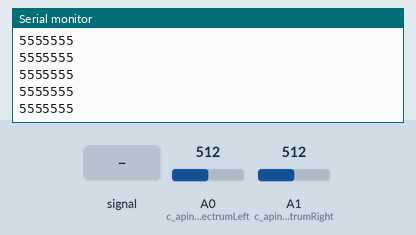
This sketch was run on a simulated Arduino Uno, built with avr-gcc and run on an emulated ATmega328P. On the bench: the last lines printed to the serial monitor. The inputs (shaded band) are chosen by the test bench; at power-on: A0 (c_apinSpectrumLeft) = 512, A1 (c_apinSpectrumRight) = 512.

Above: at 1.2 s.
1.3 s: A0 (c_apinSpectrumLeft) fed a 200 Hz sine of ±81 counts around its level
At 2.1 s:
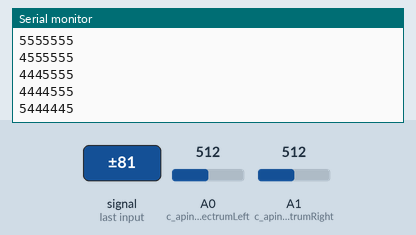
2.8 s: A0 (c_apinSpectrumLeft) set to 490
At 3.3 s:
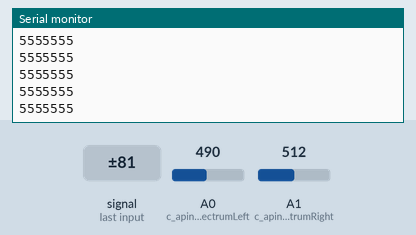
4.3 s: A1 (c_apinSpectrumRight) set to 490
At 5.1 s:
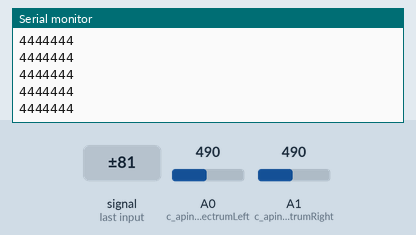
5.8 s: A0 (c_apinSpectrumLeft) set to 306
At 6.8 s:
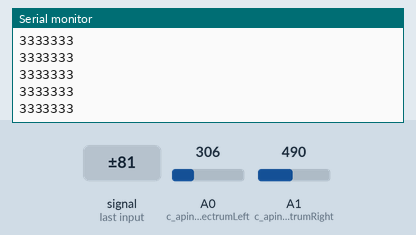
7.3 s: A1 (c_apinSpectrumRight) set to 510
At 8.3 s:
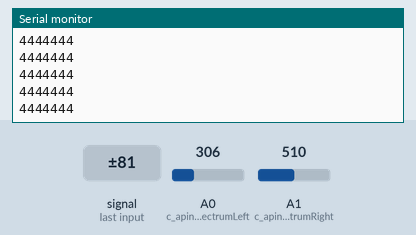
Timing chart, 0 to 9.8 s (numbered marks = the images above; inputs shaded):
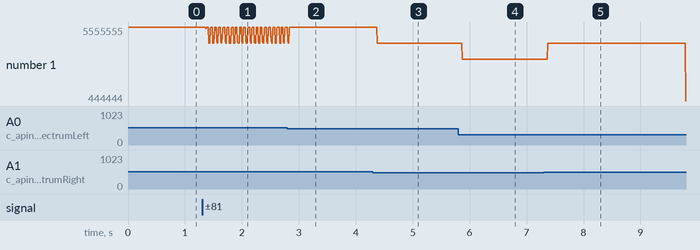

Measured:
- after the input at 1.3 s, the serial monitor: prints a new line after 0.07 s (image 1)
- after the input at 4.3 s, the serial monitor: prints a new line after 0.07 s (image 3)
- after the input at 5.8 s, the serial monitor: prints a new line after 0.07 s (image 4)
- plotted number 1: 5555555 → 5555554 after the input at 1.3 s, 5555555 → 4444444 after the input at 4.3 s, 4444444 → 3333333 after the input at 5.8 s, 3333333 → 444444 after the input at 7.3 s

The sketch:

lights.pde
```cpp
// Main Sustainable Lights Arduino entry point

#include "WProgram.h"
#include "spectrum.h"

void setup()
{
    SetupSpectrum();
    Serial.begin(9600);
}

void loop()
{
    char szBuffer[c_cBands + 1] = {};
    int rgValues[c_cBands] = {};
    SampleSpectrum();

    for(byte iBand = 0; iBand < c_cBands; iBand++)
    {
        rgValues[iBand] = ReadBand(iBand);
    }

    sprintf(szBuffer, "%d%d%d%d%d%d%d",
            rgValues[0],
            rgValues[1],
            rgValues[2],
            rgValues[3],
            rgValues[4],
            rgValues[5],
            rgValues[6]);

    Serial.println(szBuffer);
}
```

spectrum.cpp
```cpp
// Utilities for interacting with a spectrum shield

#include "WProgram.h"
#include "spectrum.h"

const byte c_pinSpectrumStrobe = 4;
const byte c_pinSpectrumReset = 5;
const byte c_apinSpectrumLeft = 0;
const byte c_apinSpectrumRight = 1;

int rgSpectrum[c_cBands];

void SetupSpectrum()
{
    // Set the pin modes
    pinMode(c_pinSpectrumStrobe, OUTPUT);
    pinMode(c_pinSpectrumStrobe, OUTPUT);

    // Initialize the spectrum analyzer
    digitalWrite(c_pinSpectrumStrobe, LOW);
    delay(1);
    digitalWrite(c_pinSpectrumReset, HIGH);
    delay(1);
    digitalWrite(c_pinSpectrumStrobe, HIGH);
    delay(1);
    digitalWrite(c_pinSpectrumStrobe, LOW);
    delay(1);
    digitalWrite(c_pinSpectrumReset, LOW);
    delay(5);
}

void SampleSpectrum()
{
    for(byte iBand = 0; iBand < c_cBands; iBand++)
    {
        int bandValue = 0;
        // Read both the left and right channel twice and take the average

        bandValue = analogRead(c_apinSpectrumLeft);
        bandValue += analogRead(c_apinSpectrumRight);
        bandValue += analogRead(c_apinSpectrumLeft);
        bandValue += analogRead(c_apinSpectrumRight);

        bandValue = bandValue >> 2;
        rgSpectrum[iBand] = bandValue;

        // Cycle to the next band
        digitalWrite(c_pinSpectrumStrobe, HIGH);
        digitalWrite(c_pinSpectrumStrobe, LOW);
    }
}

int ReadBand(int iBand)
{
    int rawValue = 0;

    if (iBand < 0)
    {
        return -1;
    }
    if (iBand >= c_cBands)
    {
        return -1;
    }

    rawValue = rgSpectrum[iBand];

    if (rawValue < 100)
    {
        return 0;
    }
    if (rawValue < 200)
    {
        return 1;
    }
    else if (rawValue < 300)
    {
        return 2;
    }
    else if (rawValue < 400)
    {
        return 3;
    }
    else if (rawValue < 500)
    {
        return 4;
    }
    else if (rawValue < 600)
    {
        return 5;
    }
    else if (rawValue < 700)
    {
        return 6;
    }
    else if (rawValue < 800)
    {
        return 7;
    }
    else if (rawValue < 900)
    {
        return 8;
    }
    else
    {
        return 9;
    }
}
```

spectrum.h
```cpp
// Utilities for interacting with a spectrum shield

const byte c_cBands = 7;

void SetupSpectrum();
void SampleSpectrum();
int ReadBand(int iBand);
```
